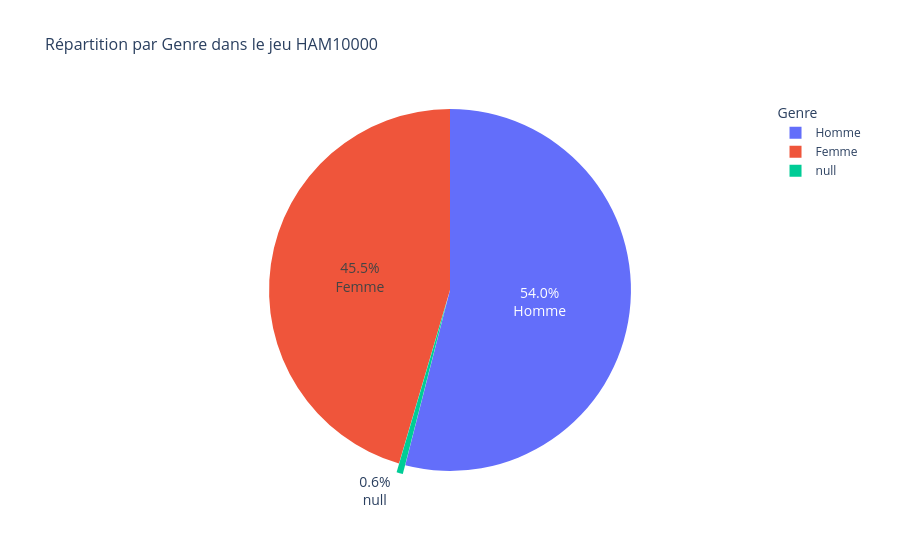

Notebook cell for this chart:
### Code cell
import plotly.express as px

# Nettoyage
df_sex_clean = df.dropna(subset=['sex']).copy()

# Calcul des comptes
sex_counts = df_sex_clean['sex'].value_counts().reset_index()
sex_counts.columns = ['Sex', 'Count']

# Ajout du pourcentage
sex_counts['Percentage'] = (sex_counts['Count'] / sex_counts['Count'].sum()) * 100

# Traduction en français
sex_labels_fr = {'male': 'Homme', 'female': 'Femme'}
sex_counts['Sex_Label'] = sex_counts['Sex'].map(sex_labels_fr)

# 🔥 Camembert CORRIGÉ : PAS de `color=` → plus d'erreur
fig = px.pie(
    sex_counts,
    names='Sex_Label',                                # Libellés à afficher
    values='Count',                                   # Taille des parts
    title='Répartition par Genre dans le jeu HAM10000<br>',
    #color_discrete_sequence=px.colors.qualitative.Light24,  # Palette Plasma (sans `color=`)
    hover_data={
        'Sex': False,                                 # On peut omettre 'Sex' ou le garder
        'Count': ':,',                                # Format nombre: 1 234
        'Percentage': ':.1f'                          # 1 décimale
    },
    labels={'Count': 'Nombre', 'Percentage': 'Pourcentage (%)'}
)

# Personnalisation des textes
fig.update_traces(
    textinfo='percent+label',
    texttemplate='%{percent:.1%}<br>%{label}',
    textfont_size=14,
    pull=[0.05 if val == sex_counts['Count'].min() else 0 for val in sex_counts['Count']]
)

# Mise en page
fig.update_layout(
    title_font_size=16,
    showlegend=True,
    legend_title_text="Genre",
)

# Afficher
fig.show()

### Figure 1 — Plotly figure (JSON) as saved in the notebook; plotly's stock layout.template omitted (floating-point values rounded to 4 significant figures)
{"data": [{"customdata": [["male", 5406, 53.98], ["female", 4552, 45.45], ["unknown", 57, 0.5691]], "domain": {"x": [0, 1], "y": [0, 1]}, "hovertemplate": "Sex_Label=%{label}<br>Nombre=%{customdata[1]:,}<br>Pourcentage (%)=%{customdata[2]:.1f}<extra></extra>", "labels": ["Homme", "Femme", null], "legendgroup": "", "name": "", "pull": [0, 0, 0.05], "showlegend": true, "textfont": {"size": 14}, "textinfo": "percent+label", "texttemplate": "%{percent:.1%}<br>%{label}", "type": "pie", "values": [5406, 4552, 57]}], "layout": {"legend": {"title": {"text": "Genre"}, "tracegroupgap": 0}, "showlegend": true, "title": {"font": {"size": 16}, "text": "Répartition par Genre dans le jeu HAM10000<br>"}}}
